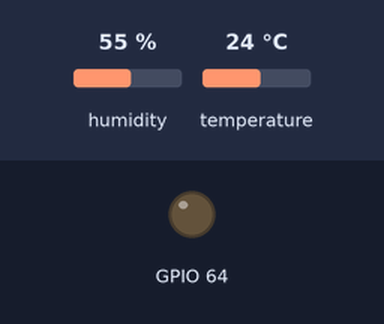
This sketch was run on a simulated ESP32. On the bench: output pins drawn as LEDs (lit = HIGH). Inputs (shaded band) come from the test bench; at power-on: humidity 55 %, temperature 24 °C. What the sketch prints to the serial monitor is not drawn.

Above: at 0.1 s.
Timing chart, 0 to 1.6 s (numbered marks = the images above):
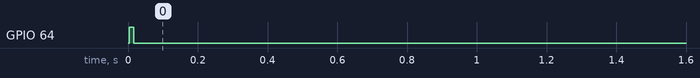

Measured:
- by itself, GPIO 64: HIGH → LOW at 0.02 s

The sketch:

bme280_ventoinha_int1.ino
```cpp
#include <Wire.h>
#include <Adafruit_Sensor.h>
#include <Adafruit_BME280.h>
#include <Adafruit_MCP23X17.h>

Adafruit_BME280 bme;
Adafruit_MCP23X17 mcp;

void setup() {
  Serial.begin(115200);
  Wire.begin(21, 22);

  Serial.println("Sistema de atuação: Regulação Térmica e Circulação de Ar (Sensor Ambiente -> MODO VENTOINHA) :IN1 ");

  // Inicializar o sensor BME280 (0x77)
  if (!bme.begin(0x77)) {
    Serial.println("Erro no BME280! Verifica as ligacoes.");
    while (1);
  }

  // Inicializar o expansor MCP23017 (0x20)
  if (!mcp.begin_I2C(0x20)) {
    Serial.println("Erro no MCP23017! Verifica os pinos.");
    while (1);
  }

  // Definir o pino 0 para a saída
  mcp.pinMode(0, OUTPUT);
  mcp.digitalWrite(0, HIGH); // Começar desligado

  Serial.println("Pronto para monitorizar temperatura...");
}

void loop() {
  float temp = bme.readTemperature(); // LER TEMPERATURA DO BME280
  float hum  = bme.readHumidity(); // LER A HUMIDADE DO BME280

  Serial.print("Temperatura atual: ");
  Serial.print(temp);
  Serial.print(" C | Humidade (relativa) atual: ");
  Serial.print(hum);
  Serial.println(" %");


  // Liga se a temperatura for superior a 22 graus OU se a humidade for superior a 70%
  if (temp > 22 || hum > 70) {
    Serial.println("ALERTA: Limites excedidos! Ventoinha ON (IN1).");
    mcp.digitalWrite(0, LOW);  // Ativar o Relé (Ativa por nível baixo, low)
  }
  // Desliga se a temperatura for inferior a 18 graus E a humidade for inferior a 50%
  else if (temp < 18 && hum < 50) { // modo de conservação
    Serial.println("Temperatura e Humidade OK. Ventoinha OFF.");
    mcp.digitalWrite(0, HIGH); // Desligar Relé
  }

  delay(2000); // Espera 2 segundos para a próxima leitura
}
```
